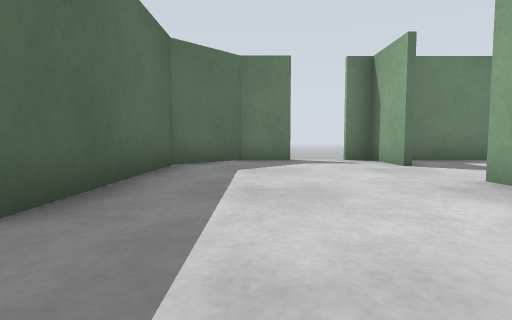
[1] (above)

16 first-person views from a walk through a robot-simulator world made for Gazebo. The camera is 0.5 m above the floor, tilts 4° down and sees 80° across. The floor is counted in squares, 1 m on a side. Each view is taken from the middle of a square. On the plan, view 1 faces up. The plan holds only what a view shows up to about 9 squares ahead; the rest is blank. Simple patterns stand in for the simulator's built-in surfaces.

[2]
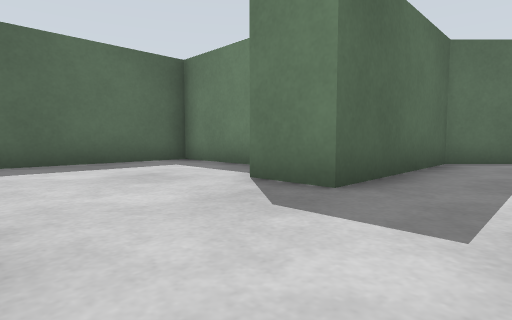

[3]
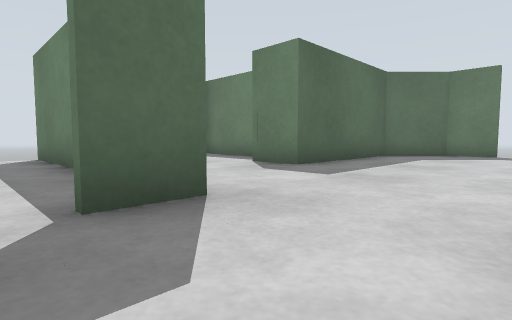

[4]
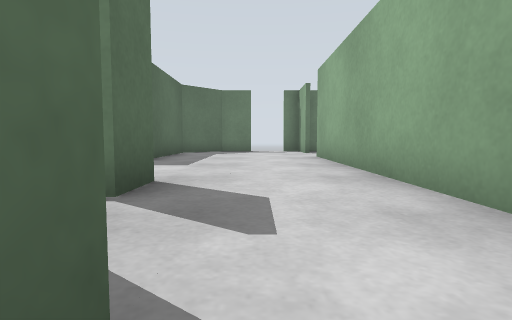

[5]
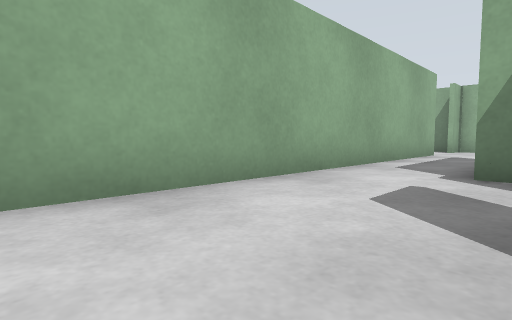

[6]
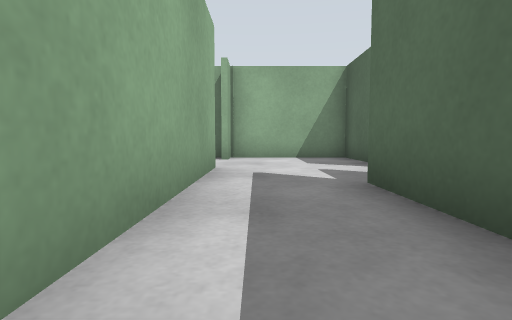

[7]
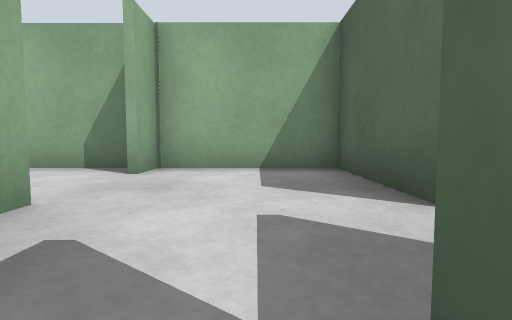

[8]
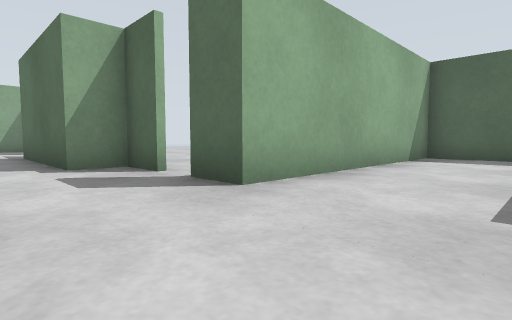

[9]
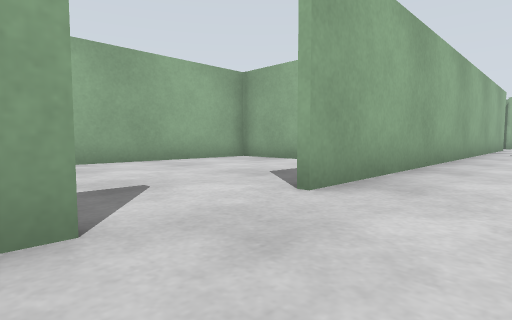

[10]
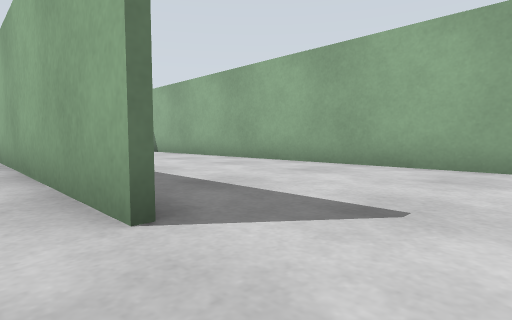

[11]
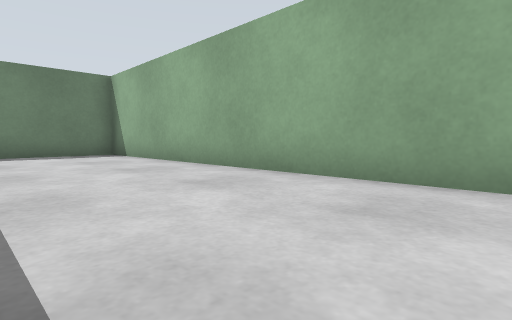

[12]
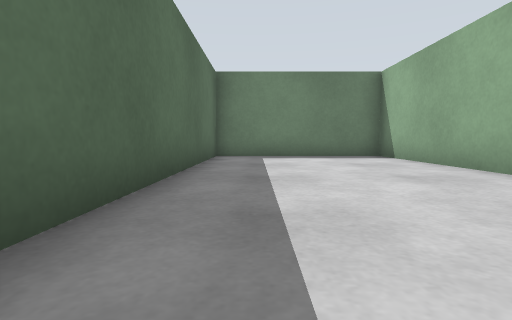

[13]
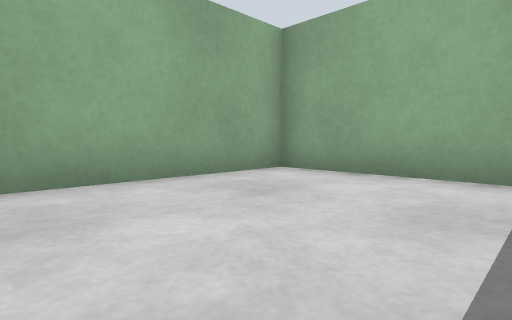

[14]
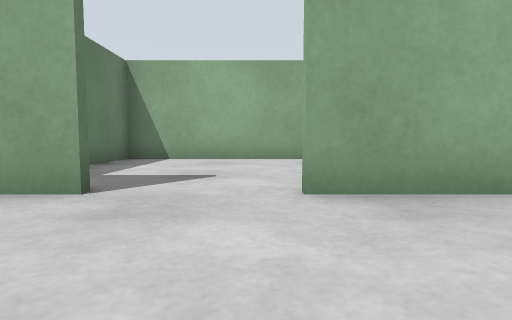

[15]
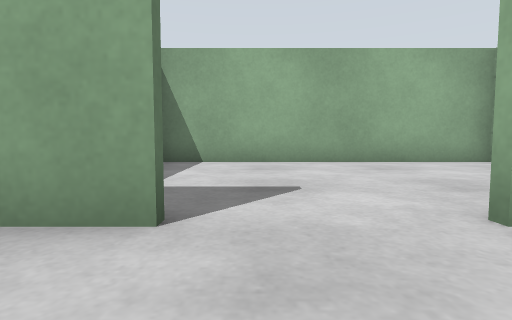

[16]
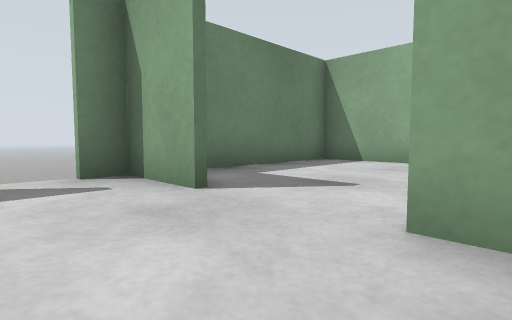

### Floor plan
Ten units are one square. View 1 is at (0, 0); x grows to the right and y downward. Boxes are objects, and circles mark ways between rooms. Rooms are numbered by the first view taken in them; rooms with no view inside come last. Other rooms are left out.
<svg viewBox="-71 -77 152 214">
<path fill="none" stroke="#000" d="M-2 33 -2 45 7 45 7 85M-41 -31 -65 -31M27 -55 27 -72 20 -72M-66 -25 -66 14 -2 14 -2 25M9 -72 -3 -72 -16 -59 -16 -17 -29 -17M-4 103 -4 132 27 132 27 123M27 104 27 -36M75 125 75 5M29 132 75 132M75 2 29 2 29 78M55 0 75 0M75 -72 36 -72M76 -4 76 -65"/>
<circle cx="30" cy="115" r="3" fill="#2a7"/>
<circle cx="30" cy="-45" r="3" fill="#2a7"/>
<text x="0" y="10">1</text>
<text x="50" y="70">2</text>
<text x="50" y="-40">3</text>
</svg>
Room 1 opens to room 2. Room 1 opens to room 3.

Where each view was taken, in squares from view 1:
view 1: 0 up, 0 right, facing up
view 2: 1 down, 0 right, facing up-left
view 3: 3 down, 2 right, facing up-left
view 4: 5 down, 1 right, facing up
view 5: 0 up, 0 right, facing down-right
view 6: 5 down, 2 right, facing down
view 7: 8 down, 1 right, facing down
view 8: 1 up, 2 right, facing down-left
view 9: 6 up, 1 right, facing down-right
view 10: 12 down, 2 right, facing up-right
view 11: 10 down, 4 right, facing up-right
view 12: 9 down, 4 right, facing up
view 13: 9 down, 4 right, facing down-right
view 14: 4 up, 0 right, facing right
view 15: 5 up, 1 right, facing right
view 16: 3 up, 1 right, facing up-right
